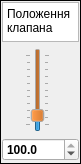
    <widget class="QFrame" name="Parametr_4">
     <property name="maximumSize">
      <size>
       <width>81</width>
       <height>16777215</height>
      </size>
     </property>
     <property name="frameShape">
      <enum>QFrame::Box</enum>
     </property>
     <property name="frameShadow">
      <enum>QFrame::Plain</enum>
     </property>
     <layout class="QGridLayout" name="gridLayout_5">
      <property name="leftMargin">
       <number>1</number>
      </property>
      <property name="topMargin">
       <number>1</number>
      </property>
      <property name="rightMargin">
       <number>1</number>
      </property>
      <property name="bottomMargin">
       <number>2</number>
      </property>
      <item row="1" column="0">
       <spacer name="horizontalSpacer_3">
        <property name="orientation">
         <enum>Qt::Horizontal</enum>
        </property>
        <property name="sizeHint" stdset="0">
         <size>
          <width>40</width>
          <height>20</height>
         </size>
        </property>
       </spacer>
      </item>
      <item row="1" column="3" colspan="4">
       <spacer name="horizontalSpacer_4">
        <property name="orientation">
         <enum>Qt::Horizontal</enum>
        </property>
        <property name="sizeHint" stdset="0">
         <size>
          <width>40</width>
          <height>20</height>
         </size>
        </property>
       </spacer>
      </item>
      <item row="1" column="2">
       <spacer name="horizontalSpacer_9">
        <property name="orientation">
         <enum>Qt::Horizontal</enum>
        </property>
        <property name="sizeHint" stdset="0">
         <size>
          <width>40</width>
          <height>20</height>
         </size>
        </property>
       </spacer>
      </item>
      <item row="0" column="0" colspan="7">
       <widget class="QTextEdit" name="Valve">
        <property name="sizePolicy">
         <sizepolicy hsizetype="Expanding" vsizetype="Fixed">
          <horstretch>0</horstretch>
          <verstretch>0</verstretch>
         </sizepolicy>
        </property>
        <property name="maximumSize">
         <size>
          <width>16777215</width>
          <height>40</height>
         </size>
        </property>
        <property name="accessibleName">
         <string>Назва клапана регулятора</string>
        </property>
        <property name="verticalScrollBarPolicy">
         <enum>Qt::ScrollBarAlwaysOff</enum>
        </property>
        <property name="horizontalScrollBarPolicy">
         <enum>Qt::ScrollBarAlwaysOff</enum>
        </property>
        <property name="readOnly">
         <bool>true</bool>
        </property>
        <property name="html">
         <string>&lt;!DOCTYPE HTML PUBLIC &quot;-//W3C//DTD HTML 4.0//EN&quot; &quot;http://www.w3.org/TR/REC-html40/strict.dtd&quot;&gt;
&lt;html&gt;&lt;head&gt;&lt;meta name=&quot;qrichtext&quot; content=&quot;1&quot; /&gt;&lt;style type=&quot;text/css&quot;&gt;
p, li { white-space: pre-wrap; }
&lt;/style&gt;&lt;/head&gt;&lt;body style=&quot; font-family:'Hack'; font-size:12pt; font-weight:400; font-style:normal;&quot;&gt;
&lt;p style=&quot; margin-top:0px; margin-bottom:0px; margin-left:0px; margin-right:0px; -qt-block-indent:0; text-indent:0px;&quot;&gt;&lt;span style=&quot; font-family:'DejaVu Sans'; font-size:9pt;&quot;&gt;Положення клапана&lt;/span&gt;&lt;/p&gt;&lt;/body&gt;&lt;/html&gt;</string>
        </property>
       </widget>
      </item>
      <item row="2" column="0" colspan="7">
       <widget class="QDoubleSpinBox" name="sbX">
        <property name="sizePolicy">
         <sizepolicy hsizetype="Minimum" vsizetype="Fixed">
          <horstretch>0</horstretch>
          <verstretch>0</verstretch>
         </sizepolicy>
        </property>
        <property name="font">
         <font>
          <weight>75</weight>
          <bold>true</bold>
         </font>
        </property>
        <property name="whatsThis">
         <string>Вихід на клапан</string>
        </property>
        <property name="buttonSymbols">
         <enum>QAbstractSpinBox::UpDownArrows</enum>
        </property>
        <property name="accelerated">
         <bool>true</bool>
        </property>
        <property name="keyboardTracking">
         <bool>false</bool>
        </property>
        <property name="decimals">
         <number>1</number>
        </property>
        <property name="value">
         <double>100.000000000000000</double>
        </property>
       </widget>
      </item>
      <item row="1" column="1">
       <widget class="QSlider" name="vsX">
        <property name="palette">
         <palette>
          <active>
           <colorrole role="Button">
            <brush brushstyle="SolidPattern">
             <color alpha="255">
              <red>192</red>
              <green>88</green>
              <blue>0</blue>
             </color>
            </brush>
           </colorrole>
          </active>
          <inactive>
           <colorrole role="Button">
            <brush brushstyle="SolidPattern">
             <color alpha="255">
              <red>192</red>
              <green>88</green>
              <blue>0</blue>
             </color>
            </brush>
           </colorrole>
          </inactive>
          <disabled>
           <colorrole role="Button">
            <brush brushstyle="SolidPattern">
             <color alpha="255">
              <red>192</red>
              <green>88</green>
              <blue>0</blue>
             </color>
            </brush>
           </colorrole>
          </disabled>
         </palette>
        </property>
        <property name="whatsThis">
         <string>Вихід на клапан</string>
        </property>
        <property name="maximum">
         <number>4000</number>
        </property>
        <property name="pageStep">
         <number>80</number>
        </property>
        <property name="sliderPosition">
         <number>500</number>
        </property>
        <property name="tracking">
         <bool>false</bool>
        </property>
        <property name="orientation">
         <enum>Qt::Vertical</enum>
        </property>
        <property name="invertedAppearance">
         <bool>false</bool>
        </property>
        <property name="invertedControls">
         <bool>false</bool>
        </property>
        <property name="tickPosition">
         <enum>QSlider::TicksBothSides</enum>
        </property>
        <property name="tickInterval">
         <number>400</number>
        </property>
       </widget>
      </item>
     </layout>
    </widget>
